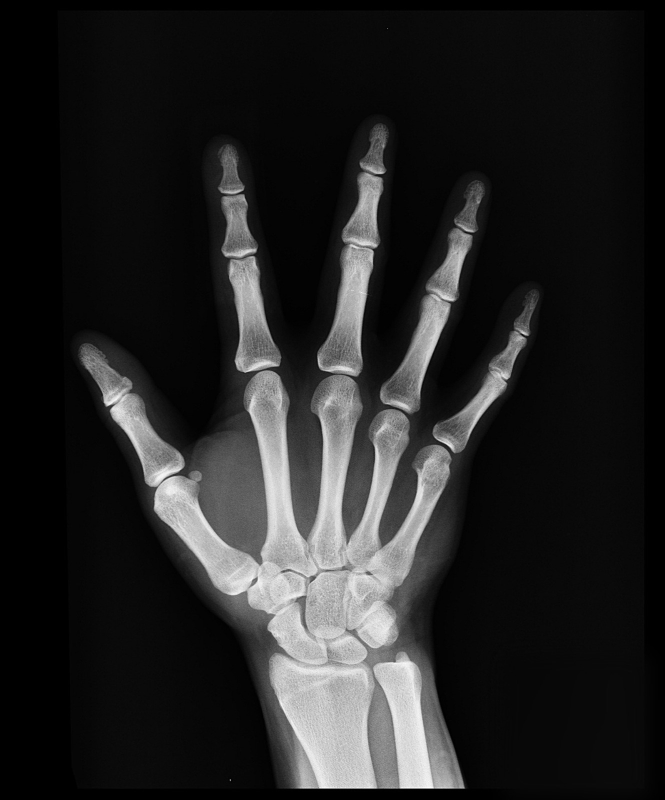
#> input picture assets/hands.jpeg, 1330 x 1600 px, found by its file name (shown at 1/2 size)
$ python gamma.py
#> lines starting #> are read from the running program, lines starting #| are printed output that depends on the picture
import numpy as np
import cv2
#load the image
img=cv2.imread("./assets/hands.jpeg")
#> img is the input picture: shape (1600, 1330, 3); min 0, max 255, mean 36.3
new_img = cv2.resize(img, (300, 450))
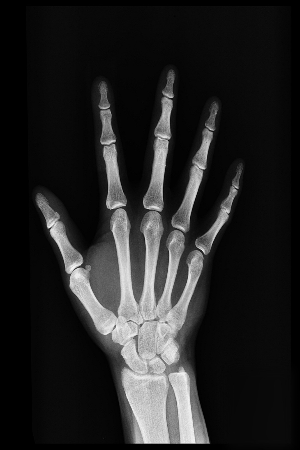
#> new_img: shape (450, 300, 3); min 0, max 246, mean 36.2
#apply gamma=2.2 on the normalised image and then multiply
gamma_two_point_two=np.array(255*(new_img/255)**2.2,dtype=np.uint8)
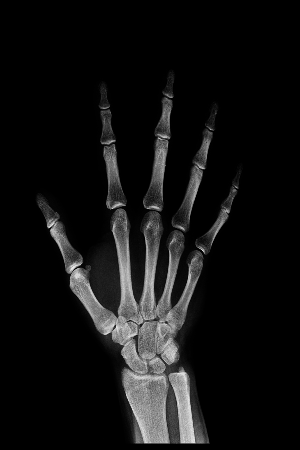
#> gamma_two_point_two: shape (450, 300, 3); min 0, max 235, mean 18
#similary apply gamma 0.4
gamma_point_four=np.array(255*(new_img/255)**0.4,dtype=np.uint8)
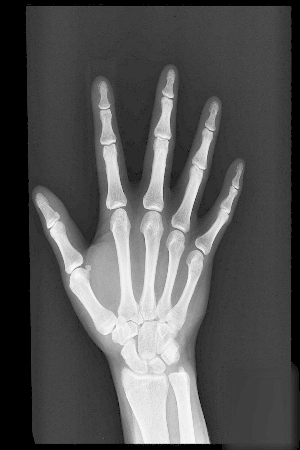
#> gamma_point_four: shape (450, 300, 3); min 0, max 251, mean 83.5
#display the images in subplots
img3=cv2.hconcat([gamma_two_point_two,gamma_point_four])
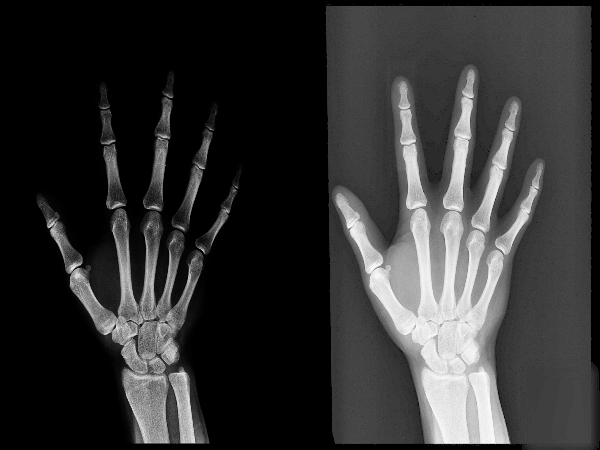
#> img3: shape (450, 600, 3); min 0, max 251, mean 50.7
cv2.imshow('a2',img3)
cv2.waitKey(0)
cv2.destroyAllWindows
